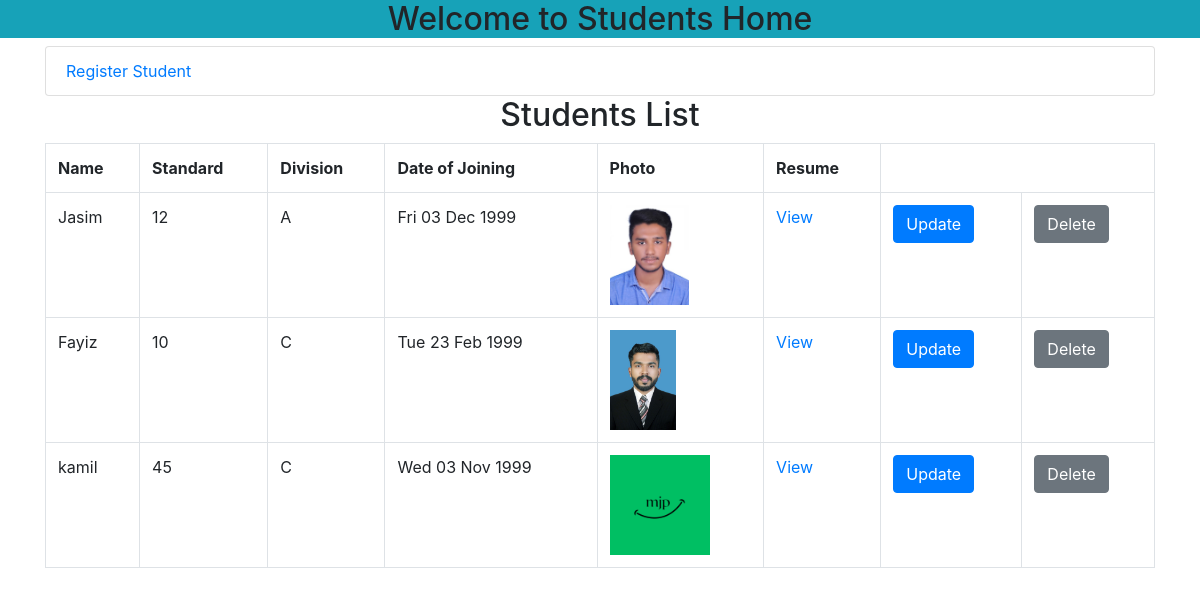
Screenshot of /acc/teachers/studentsHome/ with the database file from the repository.
### teachers/models.py (models this page shows)
class Std_model(models.Model):
    name = models.CharField(max_length=100)
    std = models.IntegerField(verbose_name="Standard")
    CHOICES =(
        ('A', '1'),     # 1 will display, A will be store
        ('B', '2'),
        ('C', '3')
    )
    div = models.CharField(max_length=100, choices= CHOICES, verbose_name="Division")
    DOJ = models.DateField(help_text='yyyy-mm-dd', verbose_name="date of joining")
    image = models.ImageField(upload_to="Std_pics/")
    cv = models.FileField(upload_to="Std_cvs/", db_column="Resume")
    class Meta:
        db_table = "Students"

### teachers/views.py (the view)
# urls.py: path("studentsHome/", Std.as_view(), name ='std'),
class Std(View):
    def get(self, request, *args, **kwargs):
        data = Std_model.objects.all()
        return render(request, "home_std.html", {"data":data})

### teachers/templates/home_std.html (shortened to what this page needs)
<!doctype html>
<html lang="en">
  <head>
    <link rel="stylesheet" href="https://stackpath.bootstrapcdn.com/bootstrap/4.3.1/css/bootstrap.min.css">
  </head>
  <body>
    <h2 class="bg-info text-center">Welcome to <Span>Students</Span> Home</h2>
    <div class="container">
        <ul class="list-group">
            <li class="list-group-item li"><a href="{% url 'rstd' %}">Register Student</a></li>
        </ul>
    </div><div class="container">
      <h2 class="text-center">Students List</h2>
      <table class="table table-bordered">
          <tr class="font-weight-bolder">
              <td>Name</td>
              <td>Standard</td>
              <td>Division</td>
              <td>Date of Joining</td>
              <td>Photo</td>
              <td>Resume</td>
          </tr>
          {% for i in data %}
          <tr>
              <td>{{i.name}}</td>
              <td>{{i.std}}</td>
              <td>{{i.div}}</td>
              <td>{{i.DOJ|date:"D d M Y"}}</td>
              <td>
                  {% if i.image %}
                  <img src="{{i.image.url}}" alt="connect" style="max-width: 100px; max-height: 100px;">
                  {% endif %}
                </td>
                <td>
                  {% if i.cv %}
                  <a href="{{i.cv.url}}" target="_blank">View</a>
                  {% endif %}
                </td>
                <td>
                  <a href="{% url 'ustd' i.id %}" class="btn btn-primary">Update</a>
                </td>
                <td>
                  <a href="{% url 'dstd' i.id %}" class="btn btn-secondary">Delete</a>
                </td>
          </tr>
          {% endfor %}
      </table>
  </div>
</body>
</html>

### rows the page displays
Std_model: name "Jasim", std "12", div "A", DOJ "Fri 03 Dec 1999", image (picture)
Std_model: name "Fayiz", std "10", div "C", DOJ "Tue 23 Feb 1999", image (picture)
Std_model: name "kamil", std "45", div "C", DOJ "Wed 03 Nov 1999", image (picture)
